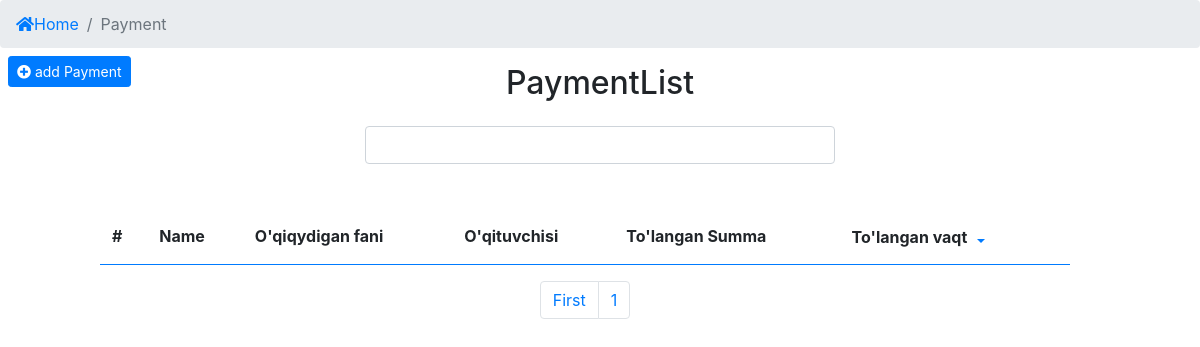
The page /profile/payment/ (signed in) on the database as committed earlier.
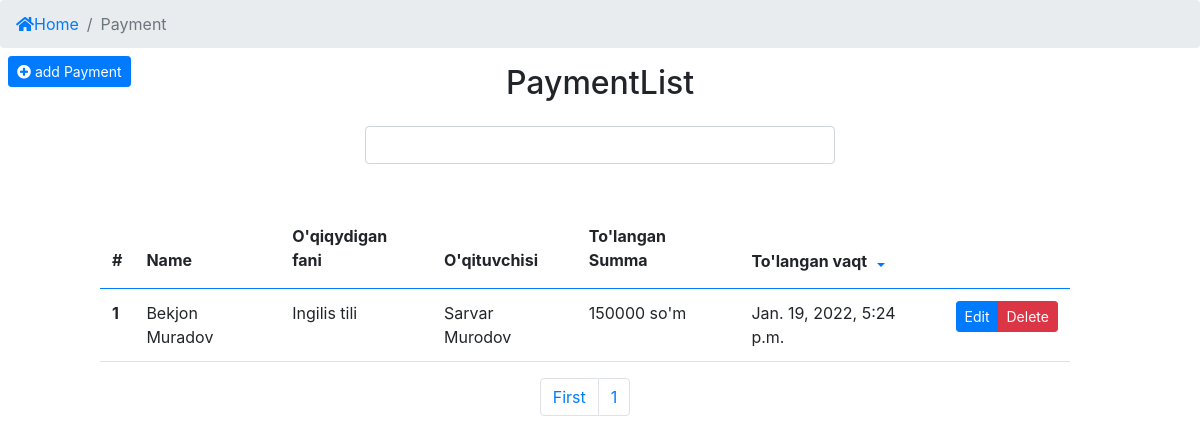
The same page on the database as committed later.
### app/models.py (models this page shows, shortened)
class Payment(models.Model):
    student = models.ForeignKey(Student, verbose_name=_("Talaba"), on_delete=models.CASCADE)
    subject = models.ForeignKey(Subject, verbose_name=_("Qaysi fan uchun"), on_delete=models.CASCADE)
    teacher = models.ForeignKey(Teacher, verbose_name=_("O'qituvchisi"), on_delete=models.CASCADE)
    payment = models.IntegerField(_("Tolov summasi"), default=0)
    payed_date = models.DateTimeField(_("To'langan vaqt"), auto_now_add=True)
    def __str__(self):
        return f'{self.student.f_name} {self.payment} so\'m'
    """To'langan umumiy summa olish"""
    """O'qituvchilarga To'lanadigan umumiy summa"""
    """Centerning umumiy harajatlari"""
    """Centerga qoladigan soft foyda"""

class Student(models.Model):
    f_name = models.CharField(_("To'liq ismi"), max_length=100)
    subject = models.ForeignKey(Subject, verbose_name=_("O'rganadigan fani"), on_delete=models.CASCADE)
    teacher = models.ForeignKey(Teacher, verbose_name=_("O'qituvchisi"), on_delete=models.CASCADE)
    phone_num = models.CharField(_("Telefon raqami"), max_length=9)
    study_days = models.CharField(_("O'qish Kunlari"), max_length=50, choices=study_days, default='option')
    study_type = models.CharField(_("O'qish turi"), max_length=50, choices=study_type, default='option')
    lesson_time = models.CharField(_("Dars boshlanish vaqti"), max_length=50)
    registered_date = models.DateTimeField(_("Ro'yhatga olingan vaqti"), auto_now_add=True)
    """Bitta student shu oyda necha pul tolov qilganligini ko'rsatadi"""

class Subject(models.Model):
    name =models.CharField(_("Fan nomi"), max_length=100)
    added_date = models.DateTimeField(_("qoshilgan fani"), auto_now_add=True)
    """Bitta fan uchun shu oyda qancha tolanganligini ko'rsatadi"""
    """Bitta fanda nechta o'qituvchi borligini ko'rsatadi"""
    """Bitta fanda nechta o'quvchi borligini ko'rsatadi"""

class Teacher(models.Model):
    f_name = models.CharField(_("To'liq ismi"), max_length=100)
    subject = models.ForeignKey(Subject, verbose_name=_("O'qitadigan fani"), on_delete=models.CASCADE)
    address = models.CharField(_("Manzil"), max_length=100)
    phone_num = models.CharField(_("Telefon raqami"), max_length=9)
    registred_time = models.DateTimeField(_("royhatga olingan vaqt"), auto_now_add=True)
    """Bitta fan uchun shu oyda qancha tolanganligini ko'rsatadi"""
    """Bitta o'qituvchi qancha oylik olishligini ko'rsatadi"""
    """Hamma o'qituvchi qancha olishligini ko'rsatadi"""
    """Bitta O'qituvchida nechta o'quvchi borligini ko'rsatadi"""

### app/views.py (the view)
# urls.py: path("payment/", PaymentList.as_view(), name="PaymentHome"),
class PaymentList(ListView):
    model = Payment
    template_name = "payment/payment_home.html"
    ordering = '-payed_date'
    paginate_by = 5

### app/templates/payment/payment_home.html (shortened to what this page needs)
{% extends "index.html" %}
{% block content %}
<nav aria-label="breadcrumb">
    <ol class="breadcrumb">
        <li class="breadcrumb-item"><a href="/"><i class="fas fa-home"></i>Home</a></li>
        <li class="breadcrumb-item active" aria-current="page">Payment</li>
    </ol>
</nav>
<div class="text-left fixed-top mt-5">
    <a href="{% url 'app:RegisterPayment' %}" class="btn btn-primary btn-sm mt-2 ml-2"><i class="fas fa-plus-circle"></i> add Payment</a>
</div>
<div class="container1">
    <div class="wrapper text-center">
        <h2 class="">PaymentList</h2>
    </div>
    <div class="col-md-5 m-auto">
        <form action="" class="my-4" method="get">
            <input class="form-control" type="search" name="W" aria-label="search" placeholder="">
        </form>
    </div>
    <div class="row mt-5" style="margin-right: 15px;">
        <div class="col-md-10 m-auto">
            <table class="table table-hover table-borderless">
                <thead class="border-bottom border-primary">
                    <tr>
                        <th scope="col" class="pb-3">#</th>
                        <th scope="col" class="pb-3">Name</th>
                        <th scope="col" class="pb-3">O'qiqydigan fani</th>
                        <th scope="col" class="pb-3">O'qituvchisi</th>
                        <th scope="col" class="pb-3">To'langan Summa</th>
                        <th scope="col">
                            <div class="btn-group">
                                To'langan vaqt
                                <button type="button" class="btn btn-sm btn-link pb-0 dropdown-toggle dropdown-toggle-split" data-toggle="dropdown" aria-expanded="false">
                                </button>
                              </div>
                        </th>
                    </tr>
                </thead>
                <tbody class="">
                    {% for i in object_list %}
                        <tr class="border-bottom">
                            <th scope="row"> {{ forloop.counter }} </th>
                            <td>{{ i.student.f_name }}</td>
                            <td>{{ i.subject.name }}</td>
                            <td>{{ i.teacher.f_name }}</td>
                            <td>{{ i.payment }} so'm</td>
                            <td>{{ i.payed_date }}</td>
                            <td class="btn-group btn-group-sm">
                                <a href="{% url 'app:UpdatePayment' pk=i.pk %}" class="btn btn-primary">Edit</a>
                                {% if user.admin == True %}
                                    <button type="button" class="btn btn-danger" data-toggle="modal" data-target="#exampleModal{{i.pk}}">
                                        Delete
                                    </button>
                                {% endif %}
                            </td>
                        </tr>
                          </div>
                    {% endfor %}
                </tbody>
            </table>
            <nav aria-label="Page navigation example">
                <ul class="pagination justify-content-center">
                    <li class="page-item"><a href="?page=1" class="page-link">First</a></li>
                    <li class="page-item"><a href="?page={{ page_obj.number }}" class="page-link">{{ page_obj.number }}</a></li>
                </ul>
            </nav>
        </div>
    </div>
</div>
{% endblock content %}

Rows that differ between the two databases and show on the page:
added Payment: student.f_name "Bekjon Muradov", subject.name "Ingilis tili", teacher.f_name "Sarvar Murodov", payment "150000", payed_date "Jan. 19, 2022, 5:24 p.m."
